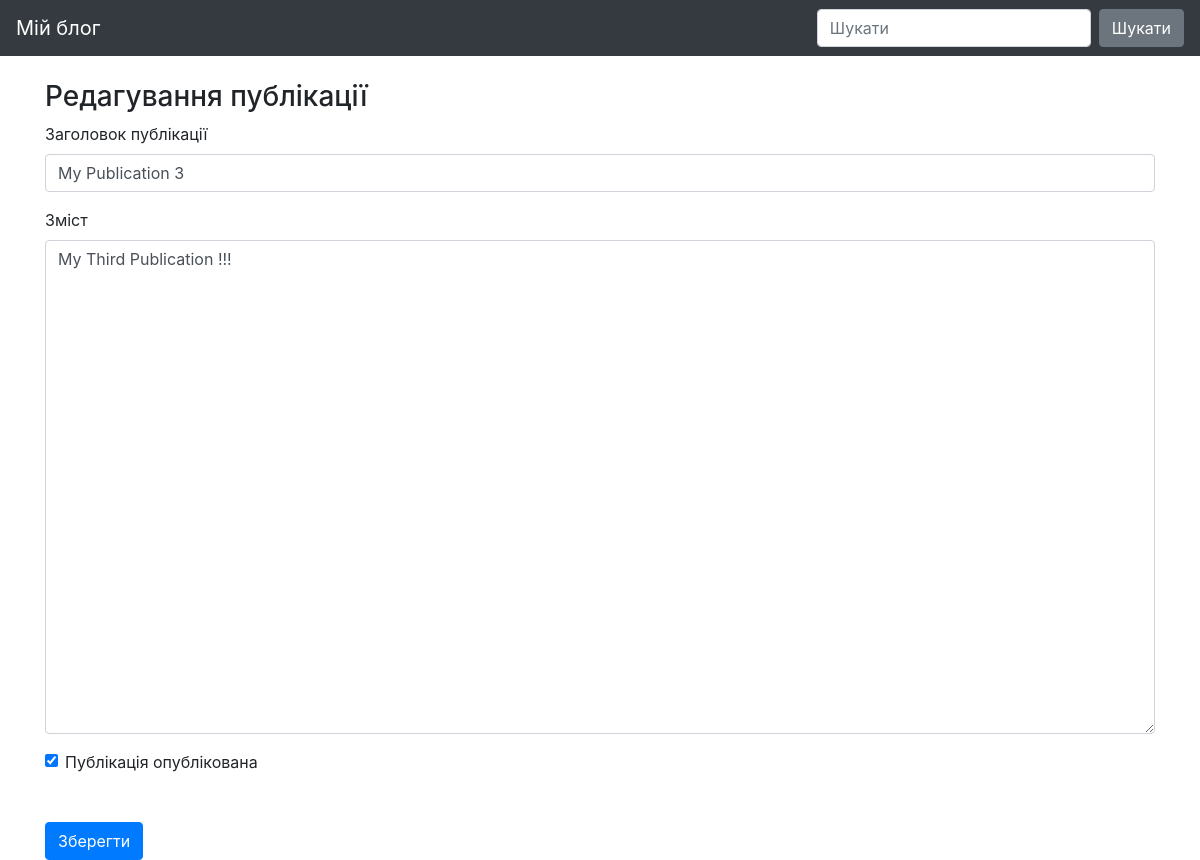
The page /post/14 on the database its author committed.
### blog/models.py (models this page shows)
class Entry(db.Model):
   id = db.Column(db.Integer, primary_key=True)
   title = db.Column(db.String(80), nullable=False)
   body = db.Column(db.Text, nullable=False)
   pub_date = db.Column(db.DateTime, nullable=False,
       default=datetime.datetime.utcnow)
   is_published = db.Column(db.Boolean, default=False)

### blog/routes.py (the view, shortened to what this page needs)
@app.route("/post/<int:entry_id>", methods=["GET", "POST"])
def add_edit_entry(entry_id):
    errors = None
    if (entry_id != 0):
        entry = Entry.query.filter_by(id=entry_id).first_or_404()
        form = EntryForm(obj = entry)
        form_header = "Редагування публікації"
    return render_template("entry_form.html", form=form, errors=errors, form_header=form_header)

### blog/forms.py
class EntryForm(FlaskForm):
   title = StringField('Title', validators=[DataRequired()])
   body = TextAreaField('Content', validators=[DataRequired()])
   is_published = BooleanField('Is Published?')

### blog/templates/entry_form.html (shortened to what this page needs)
{% extends "base.html" %}
{% block content %}
<h3>
   {{ form_header }}
</h3>
<form action="" method="POST">
   <div class="form-group">
       <label for="title">Заголовок публікації</label>
       {{ form.title(class_="form-control") }}
   </div>
   <div class="form-group">
       <label for="body">Зміст</label>
       {{ form.body(class_="form-control", cols="100", rows="20") }}
   </div>
   <div class="form-check">
       {{ form.is_published(class_="form-check-input") }}
       <label class="form-check-label" for="is_published">Публікація опублікована </label>
   </div>
   <button type="submit" class="btn btn-primary mt-5">Зберегти</button>
</form>
{% endblock %}

### blog/templates/base.html (style rules this page uses)
body { padding-top: 5rem; }

### rows shown on the page
Entry: title "My Publication 3", body "My Third Publication !!!", is_published "☑"
